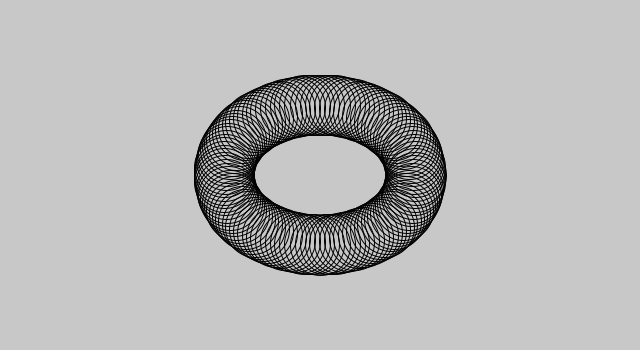
Frame 1 (no input)
Frame 60 (the mouse pressed at the canvas centre just before this capture): identical to frame 1, image omitted
Frame 120 (the mouse held since frame 60 and released just before this capture): identical to frame 1, image omitted

The Processing sketch that drew this single still picture (run headless with seeded random() and noise(); from frame 60 on, the mouse is pressed at the canvas centre):

// Processing sketch: donut
// ── donut.pde
void setup() {
  size(640, 350);
}

void draw() {
  background(200);
  noFill();
  for (int angle = 0; angle < 360; angle += 3) {
    float t = radians(angle);
    float x = cos(t) * 96;
    float y = sin(t) * 70;
    circle(x + width/2, y + height/2, 60);
  }
}
